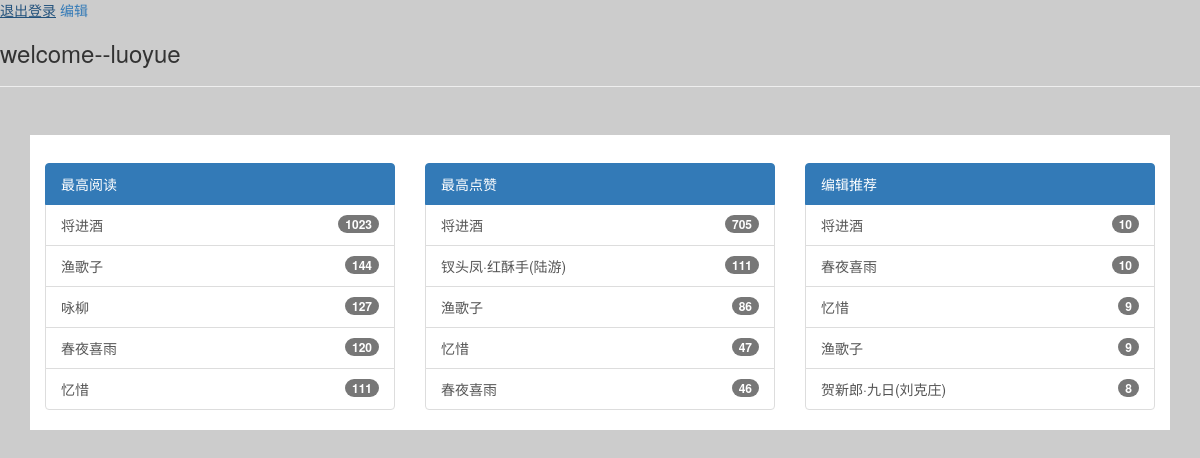
The page / (signed in) on the database its author committed.
### infomation/models.py (models this page shows, shortened)
class User(AbstractUser):
    IDENTITY = (
        ('Normal', 'Normal'),
        ('Redact', 'Redact'),
        ('Manage', 'Manage')
    )
    ATTITUDE = (
        (-1, '反对'),
        (0, ''),
        (1, '赞成')
    )
    attitude = models.IntegerField(choices=ATTITUDE, default=0)
    identity = models.CharField(choices=IDENTITY, default='Normal', max_length=6)
    def __str__(self):
        return self.username

class Article(models.Model):
    title = models.CharField(max_length=64)
    content = models.TextField()
    create_time = models.DateTimeField(default=timezone.now)
    support_num = models.IntegerField(default=0)
    read_num = models.IntegerField(default=1)
    garde_num = models.IntegerField(default=0)
    author = models.ForeignKey(to=User, related_name='articles')
    column = models.ForeignKey(to=ArticleColumn, related_name='column_articles')

### infomation/views.py (the view)
# urls.py: url(r'^$', views.index, name="index"),
def index(request):
    article_by_read = Article.objects.order_by('-read_num')[:5]
    article_by_support = Article.objects.order_by('-support_num')[:5]
    article_by_grade = Article.objects.order_by('-garde_num')[:5]
    context = {
        'article_by_read': article_by_read,
        'article_by_support': article_by_support,
        'article_by_grade': article_by_grade,
    }
    return render(request, 'infosite_index.html', context)

### infomation/templates/infosite_index.html (shortened to what this page needs)
<!DOCTYPE html>
<html>
<head>
    <link rel="stylesheet" href="css/bootstrap.css"/>
</head>
<body>
    {% if user.is_authenticated %}
        <a href='{% url "logout" %}'>退出登录</a>
        {% if user.identity == 'Redact' %}
            <a href="{% url 'redact' id=None %}">编辑</a>
        {% endif %}
        <h3>welcome--{{ user}}</h3>
    {% else %}
        <a href="{% url 'register' %}">注册</a>
        <br>
        <a href="{% url 'login' %}">登录</a>
    {% endif %}
<hr>
<div class="container">
    <div id='content' class="container-fluid">
        <div class="row">
            <div class="col-md-4">
                <div class="list-group">
                    <a href="#" class="list-group-item active">
                        最高阅读
                    </a>
                    {% for article in article_by_read %}
                    <a href="{% url 'detail' id=article.id %}" class="list-group-item">{{ article.title }}<span class="badge">{{ article.read_num }}</span></a>
                    {% endfor %}
                </div>
            </div>
            <div class="col-md-4">
                <div class="list-group">
                    <a href="" class="list-group-item active">
                        最高点赞
                    </a>
                    {% for article in article_by_support %}
                    <a href="{% url 'detail' id=article.id %}" class="list-group-item">{{ article.title }}<span class="badge">{{ article.support_num }}</span></a>
                    {% endfor %}
                </div>
            </div>
            <div class="col-md-4">
                <div class="list-group">
                    <a href="#" class="list-group-item active">
                        编辑推荐
                    </a>
                    {% for article in article_by_grade %}
                    <a href="{% url 'detail' id=article.id %}" class="list-group-item">{{ article.title }}<span class="badge">{{ article.garde_num }}</span></a>
                    {% endfor %}
                </div>
            </div>
        </div>
    </div>
</div>
</body>
</html>

### infomation/templates/infosite_index.html (style rules this page uses)
body { background-color: #CCC; }
#content { background-color: white; margin-top:2em; padding-top:2em; }

### rows shown on the page
User: username "luoyue"
Article: title "将进酒", read_num "1023", support_num "705", garde_num "10"
Article: title "渔歌子", read_num "144", support_num "86", garde_num "9"
Article: title "咏柳", read_num "127"
Article: title "春夜喜雨", read_num "120", support_num "46", garde_num "10"
Article: title "忆惜", read_num "111", support_num "47", garde_num "9"
Article: title "钗头凤·红酥手(陆游)", support_num "111"
Article: title "贺新郎·九日(刘克庄)", garde_num "8"
